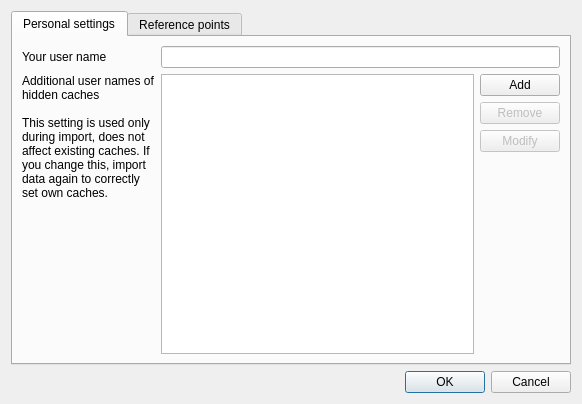
<?xml version="1.0" encoding="UTF-8"?>
<ui version="4.0">
 <class>SettingsDialog</class>
 <widget class="QDialog" name="SettingsDialog">
  <property name="windowModality">
   <enum>Qt::ApplicationModal</enum>
  </property>
  <property name="geometry">
   <rect>
    <x>0</x>
    <y>0</y>
    <width>582</width>
    <height>404</height>
   </rect>
  </property>
  <property name="windowTitle">
   <string>Settings</string>
  </property>
  <property name="windowIcon">
   <iconset resource="../res/icons.qrc">
    <normaloff>:/icons/16x16/ic_settings.png</normaloff>:/icons/16x16/ic_settings.png</iconset>
  </property>
  <property name="sizeGripEnabled">
   <bool>false</bool>
  </property>
  <property name="modal">
   <bool>true</bool>
  </property>
  <layout class="QVBoxLayout" name="verticalLayout">
   <item>
    <widget class="QTabWidget" name="tabWidget">
     <property name="currentIndex">
      <number>0</number>
     </property>
     <widget class="QWidget" name="tab">
      <attribute name="title">
       <string>Personal settings</string>
      </attribute>
      <layout class="QGridLayout" name="gridLayout" columnstretch="1,3">
       <item row="0" column="0">
        <widget class="QLabel" name="label">
         <property name="text">
          <string>Your user name</string>
         </property>
        </widget>
       </item>
       <item row="0" column="1">
        <widget class="QLineEdit" name="myNick"/>
       </item>
       <item row="1" column="0">
        <widget class="QLabel" name="label_2">
         <property name="sizePolicy">
          <sizepolicy hsizetype="Preferred" vsizetype="Preferred">
           <horstretch>0</horstretch>
           <verstretch>0</verstretch>
          </sizepolicy>
         </property>
         <property name="text">
          <string>Additional user names of hidden caches

This setting is used only during import, does not affect existing caches. If you change this, import data again to correctly set own caches.</string>
         </property>
         <property name="alignment">
          <set>Qt::AlignLeading|Qt::AlignLeft|Qt::AlignTop</set>
         </property>
         <property name="wordWrap">
          <bool>true</bool>
         </property>
        </widget>
       </item>
       <item row="1" column="1">
        <widget class="QWidget" name="widget_2" native="true">
         <layout class="QHBoxLayout" name="horizontalLayout_3">
          <property name="margin">
           <number>0</number>
          </property>
          <item>
           <widget class="QListWidget" name="otherNicks"/>
          </item>
          <item>
           <widget class="QWidget" name="widget_3" native="true">
            <layout class="QVBoxLayout" name="verticalLayout_2">
             <property name="margin">
              <number>0</number>
             </property>
             <item>
              <widget class="QPushButton" name="btnAddNick">
               <property name="text">
                <string>Add</string>
               </property>
              </widget>
             </item>
             <item>
              <widget class="QPushButton" name="btnRemoveNick">
               <property name="enabled">
                <bool>false</bool>
               </property>
               <property name="text">
                <string>Remove</string>
               </property>
              </widget>
             </item>
             <item>
              <widget class="QPushButton" name="btnModifyNick">
               <property name="enabled">
                <bool>false</bool>
               </property>
               <property name="text">
                <string>Modify</string>
               </property>
              </widget>
             </item>
             <item>
              <spacer name="verticalSpacer_3">
               <property name="orientation">
                <enum>Qt::Vertical</enum>
               </property>
               <property name="sizeHint" stdset="0">
                <size>
                 <width>20</width>
                 <height>40</height>
                </size>
               </property>
              </spacer>
             </item>
            </layout>
           </widget>
          </item>
         </layout>
        </widget>
       </item>
      </layout>
     </widget>
     <widget class="QWidget" name="tab_2">
      <attribute name="title">
       <string>Reference points</string>
      </attribute>
      <layout class="QHBoxLayout" name="horizontalLayout_2">
       <item>
        <widget class="QTableWidget" name="referencePoints">
         <property name="alternatingRowColors">
          <bool>true</bool>
         </property>
         <property name="selectionMode">
          <enum>QAbstractItemView::SingleSelection</enum>
         </property>
         <property name="selectionBehavior">
          <enum>QAbstractItemView::SelectRows</enum>
         </property>
         <property name="showGrid">
          <bool>false</bool>
         </property>
         <property name="gridStyle">
          <enum>Qt::SolidLine</enum>
         </property>
         <property name="wordWrap">
          <bool>false</bool>
         </property>
         <attribute name="horizontalHeaderStretchLastSection">
          <bool>true</bool>
         </attribute>
         <attribute name="verticalHeaderVisible">
          <bool>false</bool>
         </attribute>
         <column>
          <property name="text">
           <string>Point name</string>
          </property>
         </column>
         <column>
          <property name="text">
           <string>Coordinates</string>
          </property>
         </column>
        </widget>
       </item>
       <item>
        <widget class="QWidget" name="widget_4" native="true">
         <layout class="QGridLayout" name="gridLayout_2">
          <property name="margin">
           <number>0</number>
          </property>
          <item row="0" column="0">
           <widget class="QPushButton" name="btnAddRefPt">
            <property name="text">
             <string>Add</string>
            </property>
           </widget>
          </item>
          <item row="1" column="0" rowspan="2">
           <widget class="QPushButton" name="btnRemoveRefPt">
            <property name="enabled">
             <bool>false</bool>
            </property>
            <property name="text">
             <string>Remove</string>
            </property>
           </widget>
          </item>
          <item row="4" column="0">
           <spacer name="verticalSpacer">
            <property name="orientation">
             <enum>Qt::Vertical</enum>
            </property>
            <property name="sizeHint" stdset="0">
             <size>
              <width>20</width>
              <height>40</height>
             </size>
            </property>
           </spacer>
          </item>
          <item row="3" column="0">
           <widget class="QPushButton" name="btnModifyRefPt">
            <property name="enabled">
             <bool>false</bool>
            </property>
            <property name="text">
             <string>Modify</string>
            </property>
           </widget>
          </item>
         </layout>
        </widget>
       </item>
      </layout>
     </widget>
    </widget>
   </item>
   <item>
    <widget class="QDialogButtonBox" name="buttonBox">
     <property name="orientation">
      <enum>Qt::Horizontal</enum>
     </property>
     <property name="standardButtons">
      <set>QDialogButtonBox::Cancel|QDialogButtonBox::Ok</set>
     </property>
    </widget>
   </item>
  </layout>
 </widget>
 <resources>
  <include location="../res/icons.qrc"/>
 </resources>
 <connections>
  <connection>
   <sender>buttonBox</sender>
   <signal>accepted()</signal>
   <receiver>SettingsDialog</receiver>
   <slot>accept()</slot>
   <hints>
    <hint type="sourcelabel">
     <x>248</x>
     <y>254</y>
    </hint>
    <hint type="destinationlabel">
     <x>157</x>
     <y>274</y>
    </hint>
   </hints>
  </connection>
  <connection>
   <sender>buttonBox</sender>
   <signal>rejected()</signal>
   <receiver>SettingsDialog</receiver>
   <slot>reject()</slot>
   <hints>
    <hint type="sourcelabel">
     <x>316</x>
     <y>260</y>
    </hint>
    <hint type="destinationlabel">
     <x>286</x>
     <y>274</y>
    </hint>
   </hints>
  </connection>
 </connections>
</ui>
